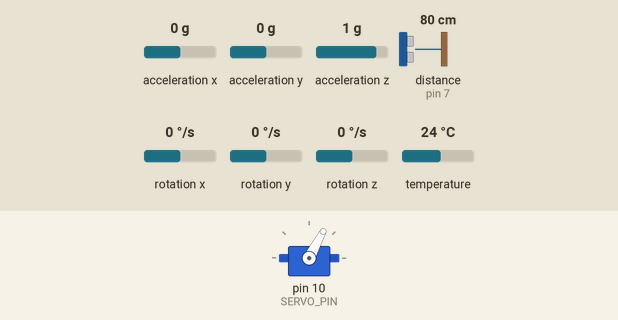
This sketch was run on a simulated Arduino Uno, built with avr-gcc and run on an emulated ATmega328P. Shown: servo. Inputs (shaded band) come from the test bench; at power-on: distance to the obstacle (sensor on pin 7) 80 cm, acceleration y 0 g, acceleration z 1 g, rotation x 0 °/s, acceleration x 0 g, rotation y 0 °/s, rotation z 0 °/s, temperature 24 °C. The echo pulse lasts 58.3 µs per cm; what the sketch prints to the serial monitor is not drawn.

Above: at 6.7 s.
6.8 s: distance to the obstacle (sensor on pin 7) set to 2 cm
At 6.97 s:
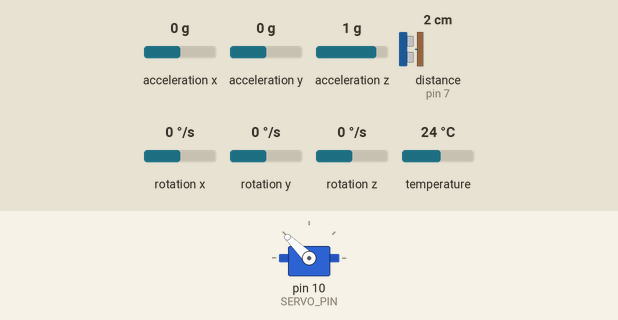
9.8 s: acceleration y set to 0.8 g
12.8 s: acceleration z set to 0 g
15.8 s: rotation x set to 34 °/s
At 16.2 s:
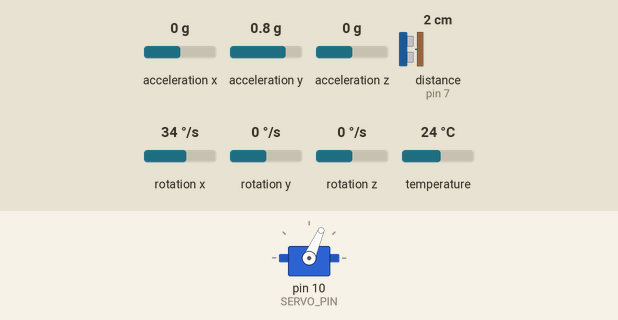
18.8 s: distance to the obstacle (sensor on pin 7) set to 4 cm
At 19.4 s:
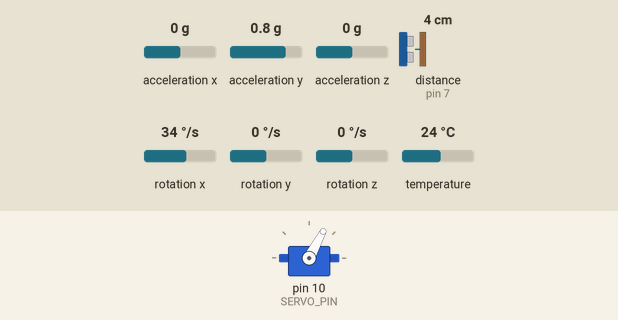
Timing chart, 0 to 21.7 s (numbered marks = the images above; inputs shaded):
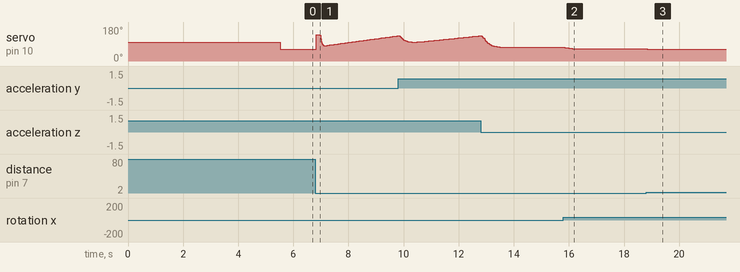

Measured:
- after the input at 15.8 s, servo on pin 10 (SERVO_PIN): moves from 72° to 65° over 0.44 s, starting after 0.05 s
- after the input at 18.8 s, servo on pin 10 (SERVO_PIN): 65° → 62° at once

The sketch:

realim_estados_i.ino
```cpp
#include <Adafruit_MPU6050.h>
#include <Adafruit_Sensor.h>
#include <Wire.h>
#include <math.h>
#include <NewPing.h>

#include "config.h"
#include "matrices.h"
#include "servo_mod.h"

Adafruit_MPU6050 mpu;

/* Prototipos */
void matlab_send(float* datos, uint32_t cantidad);

/* MACROS */
#define ENVIO_PULSE     50 * 8


/* --- Vars estado --- */
float x1_hat      = INITIAL_ANGLE;
float x2_hat      = INITIAL_W;
float x3_hat      = INITIAL_D;
float x4_hat      = INITIAL_V;
float x5          = 0.0;
float ref_d       = REF_D_INICIAL;


/* --- */
unsigned long t_anterior = 0;
uint32_t count_tx        = 0;
float angle_fc = INITIAL_ANGLE;


/* --- Vars SR04 --- */
NewPing sonar(TRIGGER_PIN, ECHO_PIN, MAX_DISTANCE);


/* --- Vars. Servo --- */
uint32_t count_pulse    = 0;
uint32_t estado_pulse   = 0;


/* --- */
void setup() {
  Serial.begin(115200);

  myservo.writeMicroseconds(ORIGEN_U);
  myservo.attach(SERVO_PIN);
  delay(500);

  if (!mpu.begin()) {
    Serial.println("Failed to find MPU6050 chip");
    while (1) {
      delay(10);
    }
  }
  Serial.println("MPU6050 Found!");

  mpu.setAccelerometerRange(MPU6050_RANGE_8_G);
  mpu.setGyroRange(MPU6050_RANGE_500_DEG);
  mpu.setFilterBandwidth(MPU6050_BAND_44_HZ);

  delay(5000);
}

void loop() {
  unsigned long t_actual = micros();

  if ((t_actual - t_anterior) >= (T_LOOP_US)) {
    float dt = (t_actual - t_anterior) / US_2_SEG;
    t_anterior = t_actual;
    count_tx++;
    count_pulse++;


    /* --- DATOS IMU --- */
    sensors_event_t a, g, temp;
    mpu.getEvent(&a, &g, &temp);

    float angle_acc_x   = atan2(a.acceleration.y, a.acceleration.z) * 180 / PI;
    float gx_deg        = g.gyro.x * 180.0 / PI + GYRO_X_OFFSET;
    float angle_gyro_x  = angle_fc + gx_deg * dt;
    angle_fc            = ALPHA * angle_acc_x + (1-ALPHA) * angle_gyro_x;


    /* --- DATOS SR04 --- */
    unsigned long time_ping = sonar.ping();
    float dist = time_ping / (2.0 * 29.287) - ORIGEN_D;


    /* --- LOGICA DE PULSOS --- */
    if (count_pulse >= ENVIO_PULSE) {
      count_pulse = 0;
      if (estado_pulse == 0) {
        ref_d = REF_0;
        estado_pulse = 0;
      }
      else if (estado_pulse == 1) {
        ref_d = REF_MENOS_10;
        estado_pulse = 0;
      }
      else if (estado_pulse == 2) {
        ref_d = -0;
        estado_pulse = 0;
      }
    }


    /* --- IMPLEMENTACIÓN REALIMENTACION --- */
    float u = -( K[0] * x1_hat + K[1] * x2_hat + K[2] * x3_hat + K[3] * x4_hat
                  + K[4] * x5 );
    actuador(u);

    float error   = ref_d - x3_hat;
    //Zona muerta (menor al error de medicion)
    if (abs(error) < 0.3) error = 0.0;


    float x5_k_1  = x5 + error;
    // ANTI-WINDUP
    if (x5_k_1 > ANTI_WINDUP_MAX) x5_k_1 = ANTI_WINDUP_MAX;
    if (x5_k_1 < ANTI_WINDUP_MIN) x5_k_1 = ANTI_WINDUP_MIN;


    /* --- IMPLEMENTACIÓN OBSERVADOR --- */
    float error_angle = angle_fc - x1_hat;
    float error_dist  = dist     - x3_hat;


    float x1_hat_k_1 = (Ad[0][0] * x1_hat) + (Ad[0][1] * x2_hat) + (Ad[0][2] * x3_hat) + (Ad[0][3] * x4_hat)
                      + (L[0][0] * error_angle) + (L[0][1] * error_dist)
                      + (Bd[0] * u);

    float x2_hat_k_1 = (Ad[1][0] * x1_hat) + (Ad[1][1] * x2_hat) + (Ad[1][2] * x3_hat) + (Ad[1][3] * x4_hat)
                      + (L[1][0] * error_angle) + (L[1][1] * error_dist)
                      + (Bd[1] * u);

    float x3_hat_k_1 = (Ad[2][0] * x1_hat) + (Ad[2][1] * x2_hat) + (Ad[2][2] * x3_hat) + (Ad[2][3] * x4_hat)
                      + (L[2][0] * error_angle) + (L[2][1] * error_dist)
                      + (Bd[2] * u);

    float x4_hat_k_1 = (Ad[3][0] * x1_hat) + (Ad[3][1] * x2_hat) + (Ad[3][2] * x3_hat) + (Ad[3][3] * x4_hat)
                      + (L[3][0] * error_angle) + (L[3][1] * error_dist)
                      + (Bd[3] * u);


    x1_hat = x1_hat_k_1;
    x2_hat = x2_hat_k_1;
    x3_hat = x3_hat_k_1;
    x4_hat = x4_hat_k_1;
    x5     = x5_k_1;


    /* --- ENVÍO SIMULINK --- */
    if (count_tx == FREC_ENVIO) {
      count_tx = 0;
      float to_send[] = {angle_fc, x1_hat,
                          gx_deg, x2_hat,
                          dist, x3_hat,
                          x4_hat,
                          x5, u, ref_d};
      matlab_send(to_send, 10);
    }

  }
}


void matlab_send(float* datos, uint32_t cantidad) {
  Serial.write("abcd");
  for (int i = 0; i < cantidad; i++) {
    Serial.write((byte*) &datos[i], 4);
  }
}
```

matrices.h
```cpp
#ifndef CONTROL_MATRICES_H
#define CONTROL_MATRICES_H

const float Ad[4][4] = {
    {0.9514,    0.0141,         0,         0},
   {-4.3128,    0.4581,         0,         0},
    {0.0041,    0.0000,    1.0000,    0.0193},
    {0.3986,    0.0033,         0,    0.9324},
};

const float Bd[4] = {0.0020,    0.1811,    0.0000,    0.0003};

/* --- OBSERVADOR --- */
const float L[4][2] = {
  {0.173489,    -0.000019},
  {-4.516704,   0.000440},
  {0.003480,    0.596955},
  {0.396038,    2.894653},
};


/* --- REALIMENTACIÓN DE ESTADOS --- */
#define ANTI_WINDUP_MAX     +1750.0
#define ANTI_WINDUP_MIN     -ANTI_WINDUP_MAX


const float K[5] = {12.324970, 0.240745, 32.039818, 7.002996, -0.483819};


#endif
```

servo_mod.h
```cpp
#ifndef HARDWARE_SERVO_H
#define HARDWARE_SERVO_H

#include <Servo.h>

#define ORIGEN_U        1580
#define SERVO_PIN       10
#define SAT_MAX         400
#define SAT_MIN        -400

// Instancia global del servo
Servo myservo;


void actuador(float u) {
    if (u > SAT_MAX) u = SAT_MAX;
    if (u < SAT_MIN) u = SAT_MIN;

    int pwm_out = ORIGEN_U + (int)u;

    myservo.writeMicroseconds(pwm_out);
}

#endif
```

config.h
```cpp
#ifndef CONFIG_H
#define CONFIG_H

#define T_LOOP_US       20000
#define US_2_SEG        1000000.0
#define FREC_ENVIO      1

#define GYRO_X_OFFSET   +3.04
#define ALPHA           0.1
#define ORIGEN_D        15.0

/* --- Sensor de distancia --- */
const int TRIGGER_PIN  = 6;
const int ECHO_PIN     = 7;
const int MAX_DISTANCE = 450;
const int MIN_DISTANCE = 30;

/* --- Condiciones Iniciales --- */
#define INITIAL_ANGLE       0
#define INITIAL_W           0
#define INITIAL_D           0
#define INITIAL_V           0
#define REF_D_INICIAL       0.0
#define REF_ANGLE_INICIAL   0.0

/* --- Acción integral --- */

/* --- Perturbaciones --- */
#define REF_0               0.0
#define REF_12              12.0
#define REF_10              10.0
#define REF_8               8.0
#define REF_MENOS_12        -12.0
#define REF_MENOS_10        -10.0
#define REF_MENOS_8         -8.0


#endif
```
